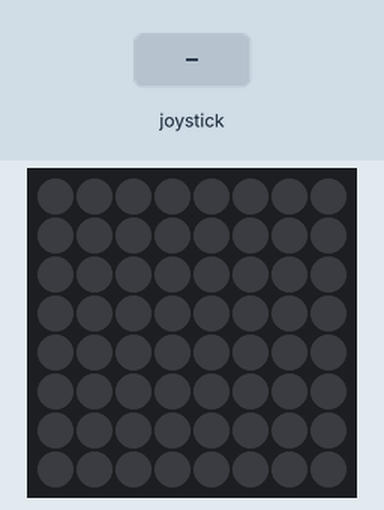
A program run on a simulated Raspberry Pi (BCM pin numbers) with a Sense HAT. Parts: the Sense HAT's 8×8 RGB LED matrix. The inputs (shaded band) are chosen by the test bench. Databases and web services accept everything at once and return nothing; what the program prints to the terminal is not drawn.

Above: at 1.2 s.
1.3 s: joystick pushed up
At 2.6 s:
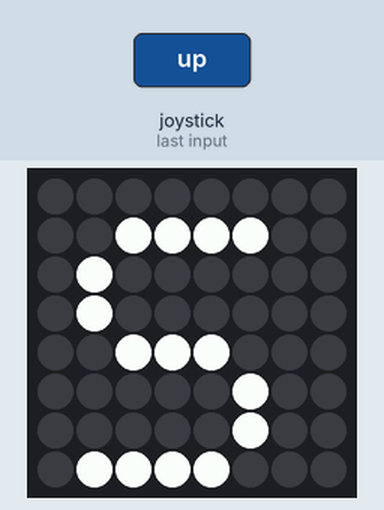
2.9 s: joystick clicked
At 4.3 s:
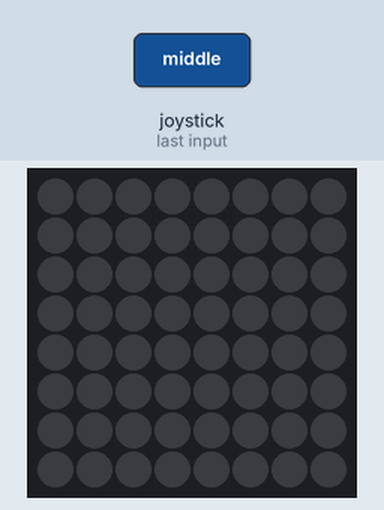
Timing chart, 0 to 5.9 s (numbered marks = the images above; inputs shaded):
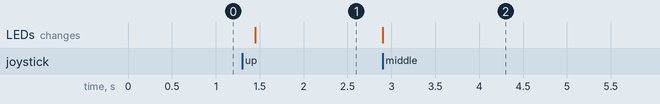

The program:

joystick_to_sms.py
```python
# Download the helper library from https://www.twilio.com/docs/python/install
from twilio.rest import Client
from sense_hat import SenseHat, ACTION_PRESSED

sense = SenseHat()
# Your Account Sid and Auth Token from twilio.com/console
account_sid = 'XXXXXXXXXXXXXXXXXXXXXXXXXXXXXXXXX'
auth_token = 'XXXXXXXXXXXXXXXXXXXXXXXXXXXX'
client = Client(account_sid, auth_token)


# Define the functions

def pushed_up(event):
  if event.action != ACTION_PRESSED:
    message = client.messages.create(
                              body='Hello there from raspi!',
                              from_='+17377779787',
                              to='+XXXXXXXXXXXXXXXXXXXXX'
                          )

    print(message.sid)
    print("Message Sent")
    sense.show_letter("S")


def refresh():
    sense.clear()
    print("cleared LED")

print("This script library takes a little time as well as the time involved for Twilio API to handle the request.  It could be 30 to 60 seconds for SMS message to actually get receieved and for the success message to appear on the cli and the 'S' to be displayed on the sensehat.  Go ahead and press UP on the joystick to trigger SMS, once completed, press the joystick in the middle to refresh the led screen")
sense.stick.direction_up = pushed_up
sense.stick.direction_middle = refresh

while True:
  pass
```

Measured:
- after the input at 1.3 s, the LEDs: change after 0.15 s (image 1)
- after the input at 2.9 s, the LEDs: change at once (image 2)
